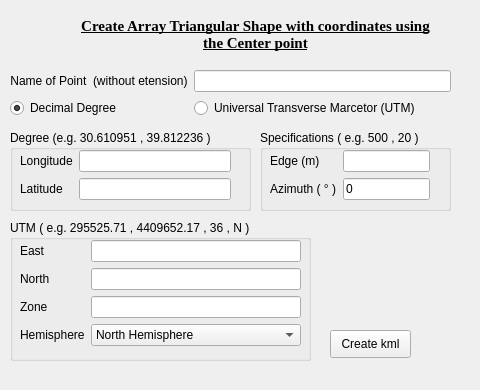
<?xml version="1.0" encoding="UTF-8"?>
<ui version="4.0">
 <class>Form</class>
 <widget class="QWidget" name="Form">
  <property name="enabled">
   <bool>true</bool>
  </property>
  <property name="geometry">
   <rect>
    <x>0</x>
    <y>0</y>
    <width>480</width>
    <height>390</height>
   </rect>
  </property>
  <property name="sizePolicy">
   <sizepolicy hsizetype="Maximum" vsizetype="Preferred">
    <horstretch>1</horstretch>
    <verstretch>0</verstretch>
   </sizepolicy>
  </property>
  <property name="cursor">
   <cursorShape>ArrowCursor</cursorShape>
  </property>
  <property name="mouseTracking">
   <bool>false</bool>
  </property>
  <property name="windowTitle">
   <string>CreateArray</string>
  </property>
  <widget class="QLabel" name="seismocode_pic">
   <property name="geometry">
    <rect>
     <x>10</x>
     <y>10</y>
     <width>61</width>
     <height>51</height>
    </rect>
   </property>
   <property name="text">
    <string/>
   </property>
   <property name="pixmap">
    <pixmap>seismocode_icon.png</pixmap>
   </property>
   <property name="scaledContents">
    <bool>true</bool>
   </property>
  </widget>
  <widget class="QGroupBox" name="gb_utm">
   <property name="geometry">
    <rect>
     <x>10</x>
     <y>220</y>
     <width>301</width>
     <height>141</height>
    </rect>
   </property>
   <property name="title">
    <string>UTM ( e.g. 295525.71 , 4409652.17 , 36 , N )</string>
   </property>
   <widget class="QWidget" name="formLayoutWidget">
    <property name="geometry">
     <rect>
      <x>10</x>
      <y>20</y>
      <width>281</width>
      <height>111</height>
     </rect>
    </property>
    <layout class="QFormLayout" name="flout_utm">
     <item row="0" column="0">
      <widget class="QLabel" name="lbl_east">
       <property name="text">
        <string>East</string>
       </property>
      </widget>
     </item>
     <item row="1" column="0">
      <widget class="QLabel" name="lbl_north">
       <property name="text">
        <string>North</string>
       </property>
      </widget>
     </item>
     <item row="0" column="1">
      <widget class="QLineEdit" name="line_east"/>
     </item>
     <item row="1" column="1">
      <widget class="QLineEdit" name="line_north"/>
     </item>
     <item row="2" column="0">
      <widget class="QLabel" name="lbl_zone">
       <property name="text">
        <string>Zone</string>
       </property>
      </widget>
     </item>
     <item row="3" column="0">
      <widget class="QLabel" name="lbl_hemi">
       <property name="text">
        <string>Hemisphere</string>
       </property>
      </widget>
     </item>
     <item row="2" column="1">
      <widget class="QLineEdit" name="line_zone"/>
     </item>
     <item row="3" column="1">
      <widget class="QComboBox" name="combob_eastnorth">
       <item>
        <property name="text">
         <string>North Hemisphere</string>
        </property>
       </item>
       <item>
        <property name="text">
         <string>South Hemisphere</string>
        </property>
       </item>
      </widget>
     </item>
    </layout>
   </widget>
  </widget>
  <widget class="QLabel" name="Label_info">
   <property name="geometry">
    <rect>
     <x>80</x>
     <y>10</y>
     <width>351</width>
     <height>49</height>
    </rect>
   </property>
   <property name="font">
    <font>
     <family>Times New Roman</family>
     <pointsize>11</pointsize>
     <weight>75</weight>
     <bold>true</bold>
     <underline>true</underline>
    </font>
   </property>
   <property name="text">
    <string>Create Array Triangular Shape with coordinates using the Center point</string>
   </property>
   <property name="scaledContents">
    <bool>false</bool>
   </property>
   <property name="alignment">
    <set>Qt::AlignCenter</set>
   </property>
   <property name="wordWrap">
    <bool>true</bool>
   </property>
  </widget>
  <widget class="QGroupBox" name="gb_degree">
   <property name="geometry">
    <rect>
     <x>10</x>
     <y>130</y>
     <width>241</width>
     <height>81</height>
    </rect>
   </property>
   <property name="title">
    <string>Degree (e.g. 30.610951 , 39.812236 )</string>
   </property>
   <widget class="QWidget" name="formLayoutWidget_2">
    <property name="geometry">
     <rect>
      <x>10</x>
      <y>20</y>
      <width>211</width>
      <height>53</height>
     </rect>
    </property>
    <layout class="QFormLayout" name="flout_degree">
     <item row="0" column="0">
      <widget class="QLabel" name="lbl_lon">
       <property name="text">
        <string>Longitude</string>
       </property>
      </widget>
     </item>
     <item row="1" column="0">
      <widget class="QLabel" name="lbl_lat">
       <property name="text">
        <string>Latitude</string>
       </property>
      </widget>
     </item>
     <item row="1" column="1">
      <widget class="QLineEdit" name="line_lat"/>
     </item>
     <item row="0" column="1">
      <widget class="QLineEdit" name="line_lon"/>
     </item>
    </layout>
   </widget>
  </widget>
  <widget class="QWidget" name="formLayoutWidget_3">
   <property name="geometry">
    <rect>
     <x>10</x>
     <y>70</y>
     <width>441</width>
     <height>51</height>
    </rect>
   </property>
   <layout class="QFormLayout" name="flout_nameandtype">
    <item row="0" column="1">
     <widget class="QLineEdit" name="line_name">
      <property name="statusTip">
       <string/>
      </property>
      <property name="whatsThis">
       <string>&lt;html&gt;&lt;head/&gt;&lt;body&gt;&lt;p&gt;Give a name of kml file&lt;/p&gt;&lt;/body&gt;&lt;/html&gt;</string>
      </property>
      <property name="autoFillBackground">
       <bool>false</bool>
      </property>
      <property name="text">
       <string/>
      </property>
      <property name="frame">
       <bool>true</bool>
      </property>
      <property name="clearButtonEnabled">
       <bool>true</bool>
      </property>
     </widget>
    </item>
    <item row="1" column="0">
     <widget class="QRadioButton" name="rb_degree">
      <property name="acceptDrops">
       <bool>false</bool>
      </property>
      <property name="text">
       <string>Decimal Degree</string>
      </property>
      <property name="checked">
       <bool>true</bool>
      </property>
     </widget>
    </item>
    <item row="1" column="1">
     <widget class="QRadioButton" name="rb_utm">
      <property name="text">
       <string>Universal Transverse Marcetor (UTM)</string>
      </property>
     </widget>
    </item>
    <item row="0" column="0">
     <widget class="QLabel" name="lbl_name">
      <property name="enabled">
       <bool>true</bool>
      </property>
      <property name="text">
       <string>Name of Point  (without etension)</string>
      </property>
      <property name="scaledContents">
       <bool>false</bool>
      </property>
      <property name="alignment">
       <set>Qt::AlignCenter</set>
      </property>
     </widget>
    </item>
   </layout>
  </widget>
  <widget class="QGroupBox" name="gb_spec">
   <property name="geometry">
    <rect>
     <x>260</x>
     <y>130</y>
     <width>191</width>
     <height>81</height>
    </rect>
   </property>
   <property name="title">
    <string>Specifications ( e.g. 500 , 20 )</string>
   </property>
   <widget class="QWidget" name="formLayoutWidget_4">
    <property name="geometry">
     <rect>
      <x>10</x>
      <y>20</y>
      <width>160</width>
      <height>53</height>
     </rect>
    </property>
    <layout class="QFormLayout" name="flout_spec">
     <item row="0" column="0">
      <widget class="QLabel" name="lbl_edge">
       <property name="text">
        <string>Edge (m)</string>
       </property>
      </widget>
     </item>
     <item row="1" column="0">
      <widget class="QLabel" name="lbl_azim">
       <property name="text">
        <string>Azimuth ( ° )</string>
       </property>
      </widget>
     </item>
     <item row="1" column="1">
      <widget class="QLineEdit" name="line_azi">
       <property name="text">
        <string>0</string>
       </property>
      </widget>
     </item>
     <item row="0" column="1">
      <widget class="QLineEdit" name="line_edge"/>
     </item>
    </layout>
   </widget>
  </widget>
  <widget class="QPushButton" name="createkml">
   <property name="geometry">
    <rect>
     <x>330</x>
     <y>330</y>
     <width>81</width>
     <height>28</height>
    </rect>
   </property>
   <property name="text">
    <string>Create kml</string>
   </property>
  </widget>
 </widget>
 <resources/>
 <connections/>
</ui>
